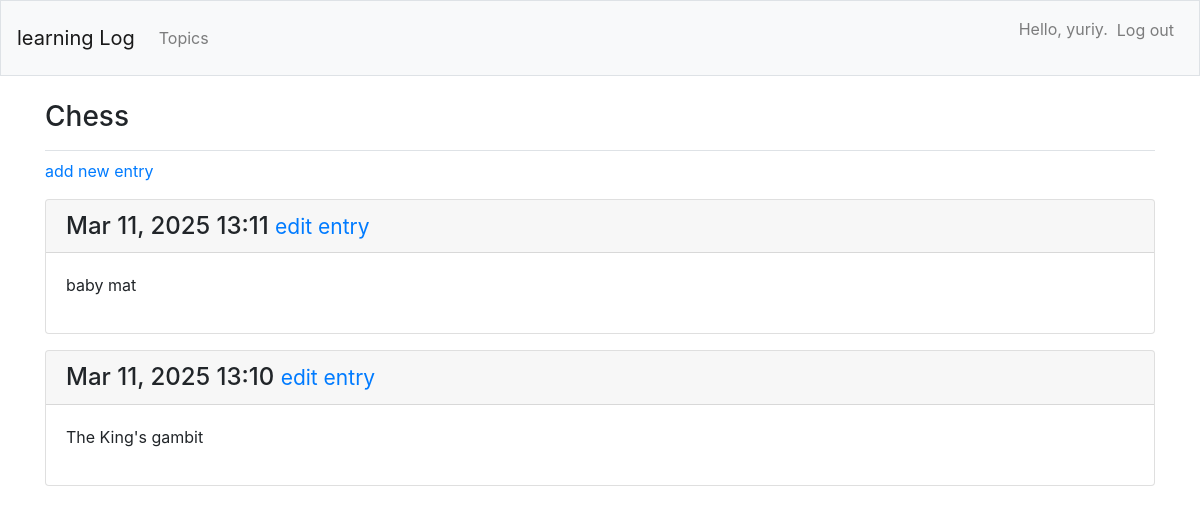
The page /topics/1/ (signed in) on the database its author committed.
### learning_logs/models.py (models this page shows, shortened)
class Topic(models.Model):
    text = models.CharField(max_length=200)
    date_added = models.DateTimeField(auto_now_add=True)
    owner = models.ForeignKey(User, on_delete=models.CASCADE)
    def __str__(self):
        return self.text

class Entry(models.Model):
    topic = models.ForeignKey(Topic, on_delete=models.CASCADE)
    text = models.TextField()
    date_added = models.DateTimeField(auto_now_add=True)
    class Meta:
        verbose_name_plural = 'entries'

### learning_logs/views.py (the view)
# urls.py: path('topics/<int:topic_id>/', views.topic, name='topic'),
@login_required
def topic(request, topic_id):
    topic = Topic.objects.get(id=topic_id)
    if topic.owner != request.user:
        raise Http404
    entries = topic.entry_set.order_by('-date_added')
    context = {'topic': topic, 'entries': entries}
    return render(request, 'learning_logs/topic.html', context)

### learning_logs/templates/learning_logs/topic.html
{% extends "learning_logs/base.html" %}
{% block page_header %}
  <h3>{{ topic }}</h3>
{% endblock page_header %}
{% block content %}
    <p>
        <a href="{% url 'learning_logs:new_entry' topic.id %}">add new entry</a>
    </p>
    {% for entry in entries %}
    <div class="card mb-3">
        <h4 class="card-header">
            {{ entry.date_added|date:'M d, Y H:i' }}
            <small><a href="{% url 'learning_logs:edit_entry' entry.id %}">edit entry</a></small>
        </h4>
        <div class="card-body">
            {{ entry.text|linebreaks }}
        </div>
    </div>
    {% empty %}
       <p>There are no entries for this topic yet</p>
    {% endfor %}
{% endblock content %}

### learning_logs/templates/learning_logs/base.html (shortened to what this page needs)
{% load bootstrap4 %}
<html lang="en">
  <head>
      {% bootstrap_css %}
  </head>
<body>
    <nav class="navbar navbar-expand-md navbar-light bg-light mb-4 border">
        <a class="navbar-brand" href="{% url 'learning_logs:index'%}">
            learning Log
        </a>
        <div class="collapse navbar-collapse" id="navbarCollapse">
            <ul class="navbar-nav mr-auto">
                <li class="nav-item">
                    <a class="nav-link" href="{% url 'learning_logs:topics'%}">
                        Topics</a></li>
            </ul>
            <ul class="navbar-nav ml-auto">
                {% if user.is_authenticated %}
                  <li class="nav-item">
                      <span class="navbar-text"}>Hello, {{ user.username }}.</span>
                  </li>
                  <li class="nav-item">
                    <form action="{% url 'users:logout' %}" method="post">
                    <button type="submit" class="btn nav-link">Log out</button>
                    </form>
                  </li>
                {% endif %}
            </ul>
        </div>
    </nav>
    <main role="main" class="container">
        <div class="pb-2 mb-2 border-bottom">
            {% block page_header %}{% endblock page_header %}
        </div>
        <div>
            {% block content %}{% endblock content %}
        </div>
    </main>
</body>
</html>

### rows shown on the page
Topic: text "Chess"
Entry: date_added "Mar 11, 2025 13:11", text "baby mat"
Entry: date_added "Mar 11, 2025 13:10", text "The King's gambit"

### other values the page prints
{{ user.username }} "yuriy"
